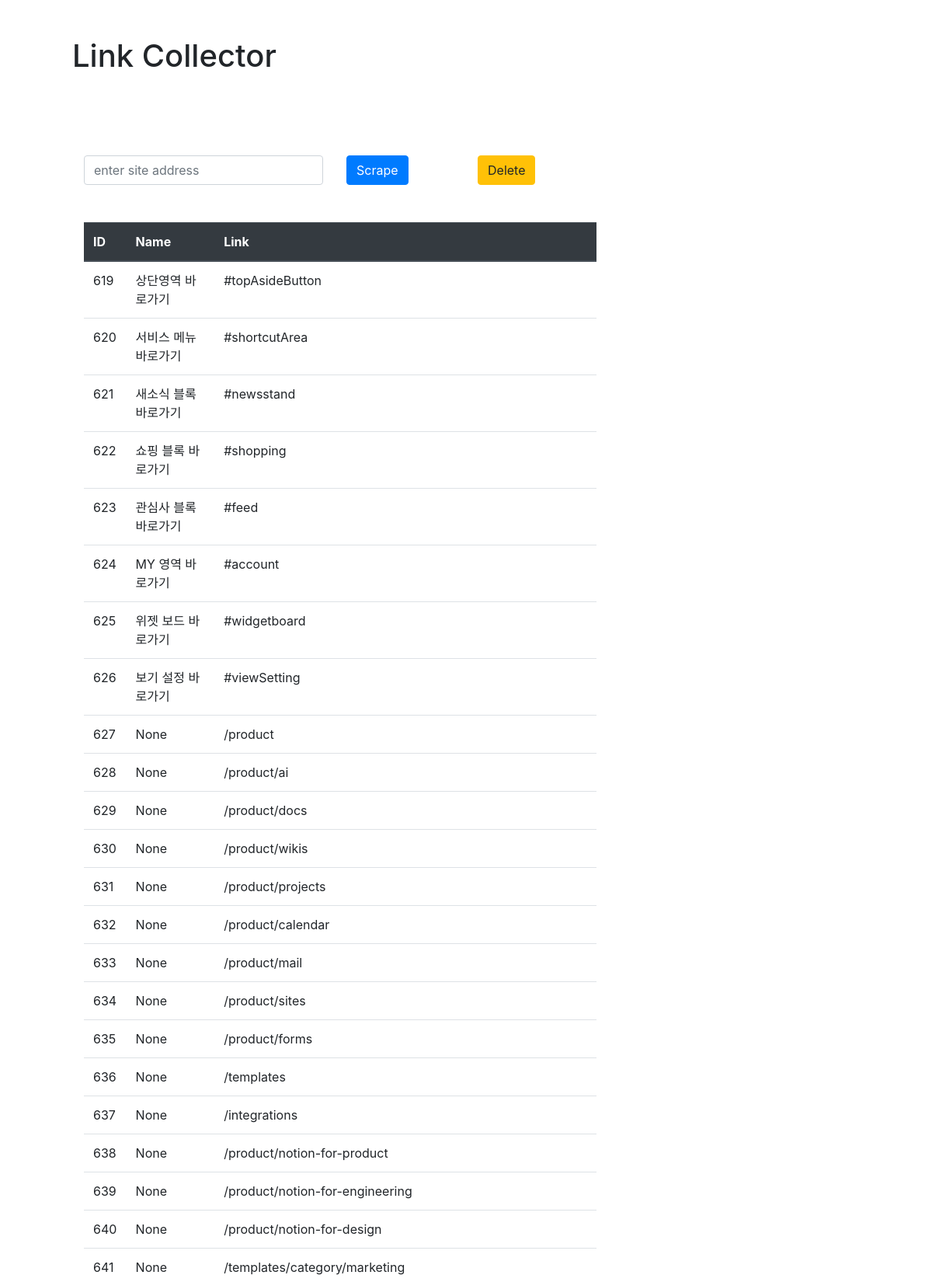
The page / (upper part) on the database its author committed.
### myapp/models.py (models this page shows, shortened)
class Link(models.Model):
    address =    models.CharField(max_length=1000,null=True,blank=True)
    name =      models.CharField(max_length=1000,null=True,blank=True)

### myapp/views.py (the view)
# urls.py: path('', views.scrape, name="scrape"),
def scrape(request):
    if request.method == "POST":
        site = request.POST.get('site', '')
        try:
            page = requests.get(site)
            soup = BeautifulSoup(page.text, 'html.parser')
        except BaseException as e:
            print('exception occured', e)
            return HttpResponseRedirect('/')
        for link in soup.find_all('a'):
            link_address = link.get('href')
            link_text = link.string
            Link.objects.create(address=link_address, name=link_text)
        return HttpResponseRedirect('/')
    else:
        data = Link.objects.all()
    return render(request, 'myapp/result.html', {'data': data})

### myapp/templates/myapp/result.html (shortened to what this page needs)
<!DOCTYPE html>
<html lang="en">
<head>
    <link rel="stylesheet" href="https://cdn.jsdelivr.net/npm/bootstrap@4.6.2/dist/css/bootstrap.min.css">
</head>
<body>
    <div class="container">
        <div class="row">
            <div class="col-md-12 m-5">
                <h1>Link Collector</h1>
            </div>
        </div>
        <div class="row m-5">
            <div class="col-md-4">
                <form method="POST" action="/">
                    <input class="form-control" name="site" type="text" id="site" placeholder="enter site address">
                </div>
                <div class="col-md-2">
                    <button class="btn btn-primary" type="submit">Scrape</button>
                </div>
                <div class="col-md-6">
                <a class="btn btn-warning" href="/delete">Delete</a>
            </div>
        </div>
            <div class="row m-5">
                <div class="col-md-8">
                    <table class="table">
                        <thead class="thead-dark">
                            <tr>
                                <th scope="col">ID</th>
                                <th scope="col">Name</th>
                                <th scope="col">Link</th>
                            </tr>
                        </thead>
                        <tbody>
                        {% for link in data %}
                            <tr>
                                <td>{{link.id}}</td>
                                <td>{{link.name}}</td>
                                <td>{{link.address}}</td>
                            </tr>
                        {% endfor %}
                        </tbody>
                    </table>
                </div>
            </div>
        </div>
</body>
</html>

### rows shown on the page
Link: id "619", name "상단영역 바로가기", address "#topAsideButton"
Link: id "620", name "서비스 메뉴 바로가기", address "#shortcutArea"
Link: id "621", name "새소식 블록 바로가기", address "#newsstand"
Link: id "622", name "쇼핑 블록 바로가기", address "#shopping"
Link: id "623", name "관심사 블록 바로가기", address "#feed"
Link: id "624", name "MY 영역 바로가기", address "#account"
Link: id "625", name "위젯 보드 바로가기", address "#widgetboard"
Link: id "626", name "보기 설정 바로가기", address "#viewSetting"
Link: id "627", name "None", address "/product"
Link: id "628", name "None", address "/product/ai"
Link: id "629", name "None", address "/product/docs"
Link: id "630", name "None", address "/product/wikis"
Link: id "631", name "None", address "/product/projects"
Link: id "632", name "None", address "/product/calendar"
Link: id "633", name "None", address "/product/mail"
Link: id "634", name "None", address "/product/sites"
Link: id "635", name "None", address "/product/forms"
Link: id "636", name "None", address "/templates"
Link: id "637", name "None", address "/integrations"
Link: id "638", name "None", address "/product/notion-for-product"
Link: id "639", name "None", address "/product/notion-for-engineering"
Link: id "640", name "None", address "/product/notion-for-design"
Link: id "641", name "None", address "/templates/category/marketing"
